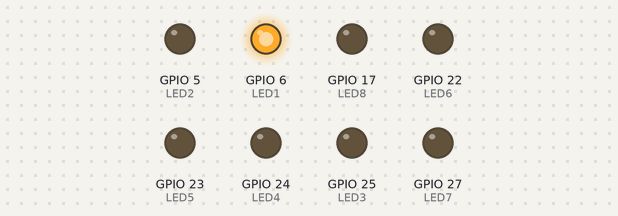
Recording of a program running on a simulated Raspberry Pi (BCM pin numbers). Parts: output pins drawn as LEDs (lit = HIGH).

Above: at 0.15 s.
At 1.95 s:
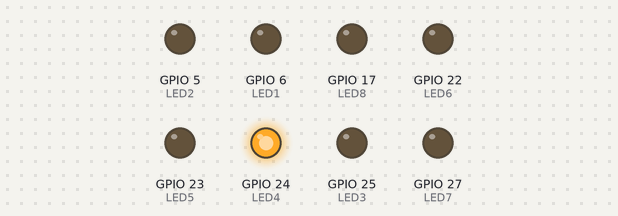
At 4.35 s:
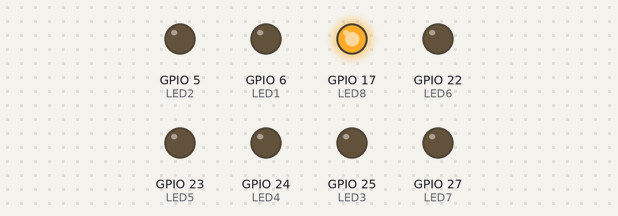
At 8.85 s:
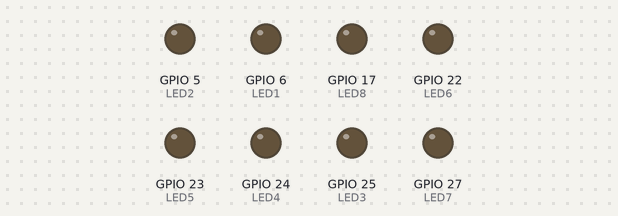
At 13.35 s:
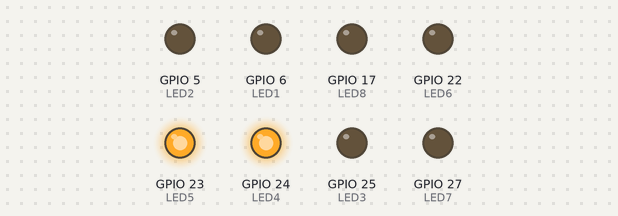
At 17.55 s:
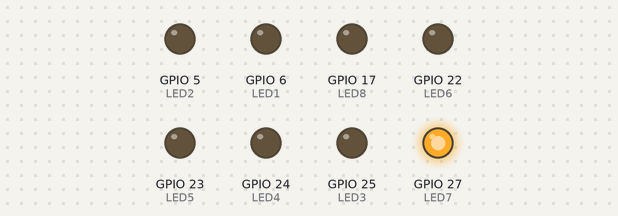
Timing chart, 0 to 17.9 s (numbered marks = the images above):
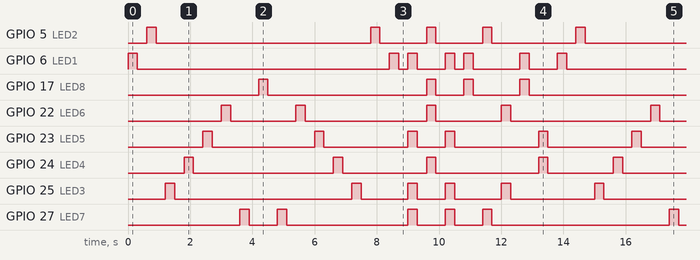

Measured:
- by itself, GPIO 5 (LED2): repeats every 13.8 s: LOW 6.9 s, 2 × (HIGH 0.30 s, LOW 1.5 s), HIGH 0.30 s, LOW 2.7 s, HIGH 0.30 s
- by itself, GPIO 17 (LED8): repeats every 13.8 s: LOW 5.1 s, HIGH 0.30 s, LOW 0.90 s, HIGH 0.30 s, LOW 1.5 s, HIGH 0.30 s, LOW 5.1 s, HIGH 0.30 s
- by itself, GPIO 22 (LED6): repeats every 13.8 s: LOW 2.1 s, HIGH 0.30 s, LOW 3.9 s, HIGH 0.30 s, LOW 2.1 s, HIGH 0.30 s, LOW 4.5 s, HIGH 0.30 s
- by itself, GPIO 24 (LED4): repeats every 13.8 s: LOW 4.5 s, HIGH 0.30 s, LOW 2.7 s, HIGH 0.30 s, LOW 3.3 s, HIGH 0.30 s, LOW 2.1 s, HIGH 0.30 s
- by itself, GPIO 23 (LED5): repeats every 13.8 s: LOW 3.3 s, HIGH 0.30 s, LOW 2.7 s, HIGH 0.30 s, LOW 0.90 s, 2 × (HIGH 0.30 s, LOW 2.7 s), HIGH 0.30 s
- by itself, GPIO 27 (LED7): repeats every 13.8 s: LOW 0.90 s, HIGH 0.30 s, LOW 3.9 s, 2 × (HIGH 0.30 s, LOW 0.90 s), HIGH 0.30 s, LOW 5.7 s, HIGH 0.30 s

The program:

ledBlinking.py
```python
import time
import RPi.GPIO as GPIO

GPIO.setwarnings(False)
GPIO.setmode(GPIO.BCM)

LED1 = 6
LED2 = 5
LED3 = 25
LED4 = 24
LED5 = 23
LED6 = 22
LED7 = 27
LED8 = 17

GPIO.setup(LED1, GPIO.OUT)
GPIO.setup(LED2, GPIO.OUT)
GPIO.setup(LED3, GPIO.OUT)
GPIO.setup(LED4, GPIO.OUT)
GPIO.setup(LED5, GPIO.OUT)
GPIO.setup(LED6, GPIO.OUT)
GPIO.setup(LED7, GPIO.OUT)
GPIO.setup(LED8, GPIO.OUT)

try:
    while True:
		# Pattern 1
        GPIO.output(LED1, GPIO.HIGH)
        time.sleep(0.3)
        GPIO.output(LED1, GPIO.LOW)
        time.sleep(0.3)
        GPIO.output(LED2, GPIO.HIGH)
        time.sleep(0.3)
        GPIO.output(LED2, GPIO.LOW)
        time.sleep(0.3)
        GPIO.output(LED3, GPIO.HIGH)
        time.sleep(0.3)
        GPIO.output(LED3, GPIO.LOW)
        time.sleep(0.3)
        GPIO.output(LED4, GPIO.HIGH)
        time.sleep(0.3)
        GPIO.output(LED4, GPIO.LOW)
        time.sleep(0.3)
        GPIO.output(LED5, GPIO.HIGH)
        time.sleep(0.3)
        GPIO.output(LED5, GPIO.LOW)
        time.sleep(0.3)
        GPIO.output(LED6, GPIO.HIGH)
        time.sleep(0.3)
        GPIO.output(LED6, GPIO.LOW)
        time.sleep(0.3)
        GPIO.output(LED7, GPIO.HIGH)
        time.sleep(0.3)
        GPIO.output(LED7, GPIO.LOW)
        time.sleep(0.3)
        GPIO.output(LED8, GPIO.HIGH)
        time.sleep(0.3)
        GPIO.output(LED8, GPIO.LOW)
        time.sleep(0.3)
        GPIO.output(LED7, GPIO.HIGH)
        time.sleep(0.3)
        GPIO.output(LED7, GPIO.LOW)
        time.sleep(0.3)
        GPIO.output(LED6, GPIO.HIGH)
        time.sleep(0.3)
        GPIO.output(LED6, GPIO.LOW)
        time.sleep(0.3)
        GPIO.output(LED5, GPIO.HIGH)
        time.sleep(0.3)
        GPIO.output(LED5, GPIO.LOW)
        time.sleep(0.3)
        GPIO.output(LED4, GPIO.HIGH)
        time.sleep(0.3)
        GPIO.output(LED4, GPIO.LOW)
        time.sleep(0.3)
        GPIO.output(LED3, GPIO.HIGH)
        time.sleep(0.3)
        GPIO.output(LED3, GPIO.LOW)
        time.sleep(0.3)
        GPIO.output(LED2, GPIO.HIGH)
        time.sleep(0.3)
        GPIO.output(LED2, GPIO.LOW)
        time.sleep(0.3)
        GPIO.output(LED1, GPIO.HIGH)
        time.sleep(0.3)
        GPIO.output(LED1, GPIO.LOW)

        time.sleep(0.3)

        # Pattern 2
        GPIO.output(LED1, GPIO.HIGH)
        GPIO.output(LED3, GPIO.HIGH)
        GPIO.output(LED5, GPIO.HIGH)
        GPIO.output(LED7, GPIO.HIGH)
        time.sleep(0.3)
        GPIO.output(LED1, GPIO.LOW)
        GPIO.output(LED3, GPIO.LOW)
        GPIO.output(LED5, GPIO.LOW)
        GPIO.output(LED7, GPIO.LOW)
        time.sleep(0.3)
        GPIO.output(LED2, GPIO.HIGH)
        GPIO.output(LED4, GPIO.HIGH)
        GPIO.output(LED6, GPIO.HIGH)
        GPIO.output(LED8, GPIO.HIGH)
        time.sleep(0.3)
        GPIO.output(LED2, GPIO.LOW)
        GPIO.output(LED4, GPIO.LOW)
        GPIO.output(LED6, GPIO.LOW)
        GPIO.output(LED8, GPIO.LOW)
        time.sleep(0.3)
        GPIO.output(LED1, GPIO.HIGH)
        GPIO.output(LED3, GPIO.HIGH)
        GPIO.output(LED5, GPIO.HIGH)
        GPIO.output(LED7, GPIO.HIGH)
        time.sleep(0.3)
        GPIO.output(LED1, GPIO.LOW)
        GPIO.output(LED3, GPIO.LOW)
        GPIO.output(LED5, GPIO.LOW)
        GPIO.output(LED7, GPIO.LOW)

        time.sleep(0.3)

		# Pattern 3
        GPIO.output(LED1, GPIO.HIGH)
        GPIO.output(LED8, GPIO.HIGH)
        time.sleep(0.3)
        GPIO.output(LED1, GPIO.LOW)
        GPIO.output(LED8, GPIO.LOW)
        time.sleep(0.3)
        GPIO.output(LED2, GPIO.HIGH)
        GPIO.output(LED7, GPIO.HIGH)
        time.sleep(0.3)
        GPIO.output(LED2, GPIO.LOW)
        GPIO.output(LED7, GPIO.LOW)
        time.sleep(0.3)
        GPIO.output(LED3, GPIO.HIGH)
        GPIO.output(LED6, GPIO.HIGH)
        time.sleep(0.3)
        GPIO.output(LED3, GPIO.LOW)
        GPIO.output(LED6, GPIO.LOW)
        time.sleep(0.3)
        GPIO.output(LED1, GPIO.HIGH)
        GPIO.output(LED8, GPIO.HIGH)
        time.sleep(0.3)
        GPIO.output(LED1, GPIO.LOW)
        GPIO.output(LED8, GPIO.LOW)
        time.sleep(0.3)
        GPIO.output(LED4, GPIO.HIGH)
        GPIO.output(LED5, GPIO.HIGH)
        time.sleep(0.3)
        GPIO.output(LED4, GPIO.LOW)
        GPIO.output(LED5, GPIO.LOW)

        time.sleep(0.3)

except KeyboardInterrupt:
    GPIO.cleanup()
```
